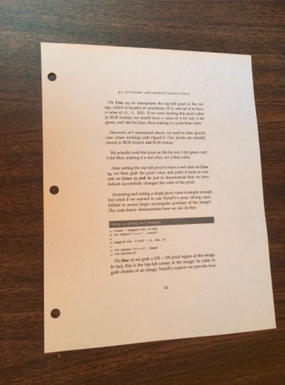
#> input picture img.png, 285 x 385 px, given in place of the camera
$ python test.py
#> lines starting #> are read from the running program, lines starting #| are printed output that depends on the picture; after the words box and inside, x2 and y2 are one past the last pixel; in counts of white or black regions, pixels touching at a corner belong together
### pyimagesearch/transform.py
# import the necessary packages
import numpy as np
import cv2


def order_points_new(pts):
    # 根据他们的 x 坐标对点进行排序
    x_sorted = pts[np.argsort(pts[:, 0]), :]

    # 从排序中获取最左和最右的点
    # x -点
    left_most = x_sorted[:2, :]
    right_most = x_sorted[2:, :]
    if left_most[0, 1] != left_most[1, 1]:
        left_most = left_most[np.argsort(left_most[:, 1]), :]
    else:
        left_most = left_most[np.argsort(left_most[:, 0])[::-1], :]
    (tl, bl) = left_most
    if right_most[0, 1] != right_most[1, 1]:
        right_most = right_most[np.argsort(right_most[:, 1]), :]
    else:
        right_most = right_most[np.argsort(right_most[:, 0])[::-1], :]
    (tr, br) = right_most

    return np.array([tl, tr, br, bl], dtype="float32")


def four_point_transform(image, pts):
    # 获得积分的一致顺序并拆开它们
    # individually
    rect = order_points_new(pts)
    (tl, tr, br, bl) = rect

    # 计算新图像的宽度，这将是 右下角和左下角之间的最大距离 x坐标右上角和左上角 X 坐标
    width_a = np.sqrt(((br[0] - bl[0]) ** 2) + ((br[1] - bl[1]) ** 2))
    width_b = np.sqrt(((tr[0] - tl[0]) ** 2) + ((tr[1] - tl[1]) ** 2))
    max_width = max(int(width_a), int(width_b))

    # 计算新图像的高度，这将是右上角和右下角 y 坐标或左上角和左下角 y 坐标之间的最大距离
    height_a = np.sqrt(((tr[0] - br[0]) ** 2) + ((tr[1] - br[1]) ** 2))
    height_b = np.sqrt(((tl[0] - bl[0]) ** 2) + ((tl[1] - bl[1]) ** 2))
    max_height = max(int(height_a), int(height_b))

    # 现在，我们有新图像的尺寸，构造 一组目的地点，以获得"鸟瞰图"，（即自上而下视图）的图像，再次指定点在左上角、右上角、右下角和左下角次序
    dst = np.array([
        [0, 0],
        [max_width - 1, 0],
        [max_width - 1, max_height - 1],
        [0, max_height - 1]], dtype="float32")

    # 将透视转换矩阵，然后应用它
    M = cv2.getPerspectiveTransform(rect, dst)
    warped = cv2.warpPerspective(image, M, (max_width, max_height))

    # 扭曲
    return warped

### test.py
import cv2
import imutils

from pyimagesearch.transform import four_point_transform

cap = cv2.VideoCapture(1)

while True:
    ret, image = cap.read()
#> image is the input picture: shape (385, 285, 3); mean B, G, R 120.9, 139.4, 163.5
    if ret:
        ratio = image.shape[0] / 500.0
#> ratio = 0.77
        orig = image.copy()
        # image = imutils.resize(image, height=500)
        gray = cv2.cvtColor(image, cv2.COLOR_BGR2GRAY)
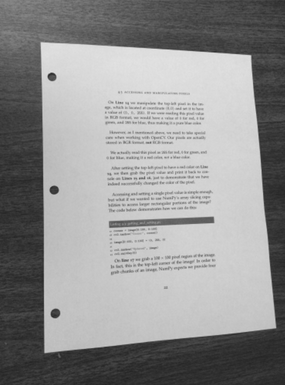
#> gray: shape (385, 285); min 34, max 228, mean 144.5
        gray = cv2.GaussianBlur(gray, (3, 3), 0)
        edged = cv2.Canny(gray, 75, 200)
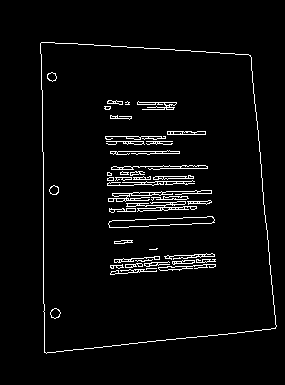
#> edged: shape (385, 285); 3.8% white in thin lines or dots, all inside (x1, y1, x2, y2) = (40, 42, 277, 354)
        screen_cnt = None
        cnts = cv2.findContours(edged.copy(), cv2.RETR_LIST, cv2.CHAIN_APPROX_SIMPLE)
#> cnts = 155 contours, 88 with area under 20; largest, box (x1, y1, x2, y2) and area: (40, 42, 277, 354) 64504, (40, 42, 277, 354) 64502, (108, 216, 215, 228) 686, (108, 216, 215, 228) 682, (108, 190, 212, 202) 224
        cnts = imutils.grab_contours(cnts)
        cnts = sorted(cnts, key=cv2.contourArea, reverse=True)[:5]
#> cnts = 5 contours; box (x1, y1, x2, y2) and area: (40, 42, 277, 354) 64504, (40, 42, 277, 354) 64502, (108, 216, 215, 228) 686, (108, 216, 215, 228) 682, (108, 190, 212, 202) 224
        for c in cnts:
            # 获得大致轮廓
            peri = cv2.arcLength(c, True)
            approx = cv2.approxPolyDP(c, 0.02 * peri, True)

            # 如果我们的近似轮廓有四点，那么我们
            # 可以假设我们已经找到了我们的目标
            if len(approx) == 4:
                screen_cnt = approx
                break
#> this loop made 1 pass
#> (peri, screen_cnt) on pass 1: (1053.2, [[41, 42], [44, 352], [275, 328], [250, 55]])
        if screen_cnt is not None:
            warped = four_point_transform(orig, screen_cnt.reshape(4, 2) * ratio)
#> in order_points_new, `x_sorted = pts[np.argsort(pts[:, 0]), :]`: x_sorted = [[31.57, 32.34], [33.88, 271], [192.5, 42.35], [211.8, 252.6]]
#> in order_points_new, `left_most = x_sorted[:2, :]`: left_most = [[31.57, 32.34], [33.88, 271]]
#> in order_points_new, `right_most = x_sorted[2:, :]`: right_most = [[192.5, 42.35], [211.8, 252.6]]
#> in order_points_new, `(tl, bl) = left_most`: tl = [31.57, 32.34]; bl = [33.88, 271]
#> in order_points_new, `(tr, br) = right_most`: tr = [192.5, 42.35]; br = [211.8, 252.6]
#> in four_point_transform, `rect = order_points_new(pts)`: rect = [[31.57, 32.34], [192.5, 42.35], [211.8, 252.6], [33.88, 271]]
#> in four_point_transform, `(tl, tr, br, bl) = rect`: tl = [31.57, 32.34]; tr = [192.5, 42.35]; br = [211.8, 252.6]; bl = [33.88, 271]
#> in four_point_transform, `width_a = np.sqrt(((br[0] - bl[0]) ** 2) + ((br[1] - bl[1]) ** 2))`: width_a = 178.8
#> in four_point_transform, `width_b = np.sqrt(((tr[0] - tl[0]) ** 2) + ((tr[1] - tl[1]) ** 2))`: width_b = 161.2
#> in four_point_transform, `max_width = max(int(width_a), int(width_b))`: max_width = 178
#> in four_point_transform, `height_a = np.sqrt(((tr[0] - br[0]) ** 2) + ((tr[1] - br[1]) ** 2))`: height_a = 211.1
#> in four_point_transform, `height_b = np.sqrt(((tl[0] - bl[0]) ** 2) + ((tl[1] - bl[1]) ** 2))`: height_b = 238.7
#> in four_point_transform, `max_height = max(int(height_a), int(height_b))`: max_height = 238
#> in four_point_transform, `dst = np.array([ [0, 0], [max_width - 1, 0], [max_width - 1, max_heigh..`: dst = [[0, 0], [177, 0], [177, 237], [0, 237]]
#> in four_point_transform, `M = cv2.getPerspectiveTransform(rect, dst)`: M = [[0.971, -0.0094, -30.36], [-0.0689, 1.11, -33.66], [-0.000723, 0.000516, 1]]
#> in four_point_transform, `warped = cv2.warpPerspective(image, M, (max_width, max_height))`:
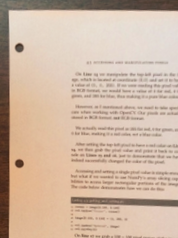
#> warped: shape (238, 178, 3); mean B, G, R 163.6, 182.7, 206.4
            cv2.imshow("1", warped)

        cv2.imshow("src", image)
        if cv2.waitKey(1) == ord('q'):
#> (key q is pressed here)
            break
